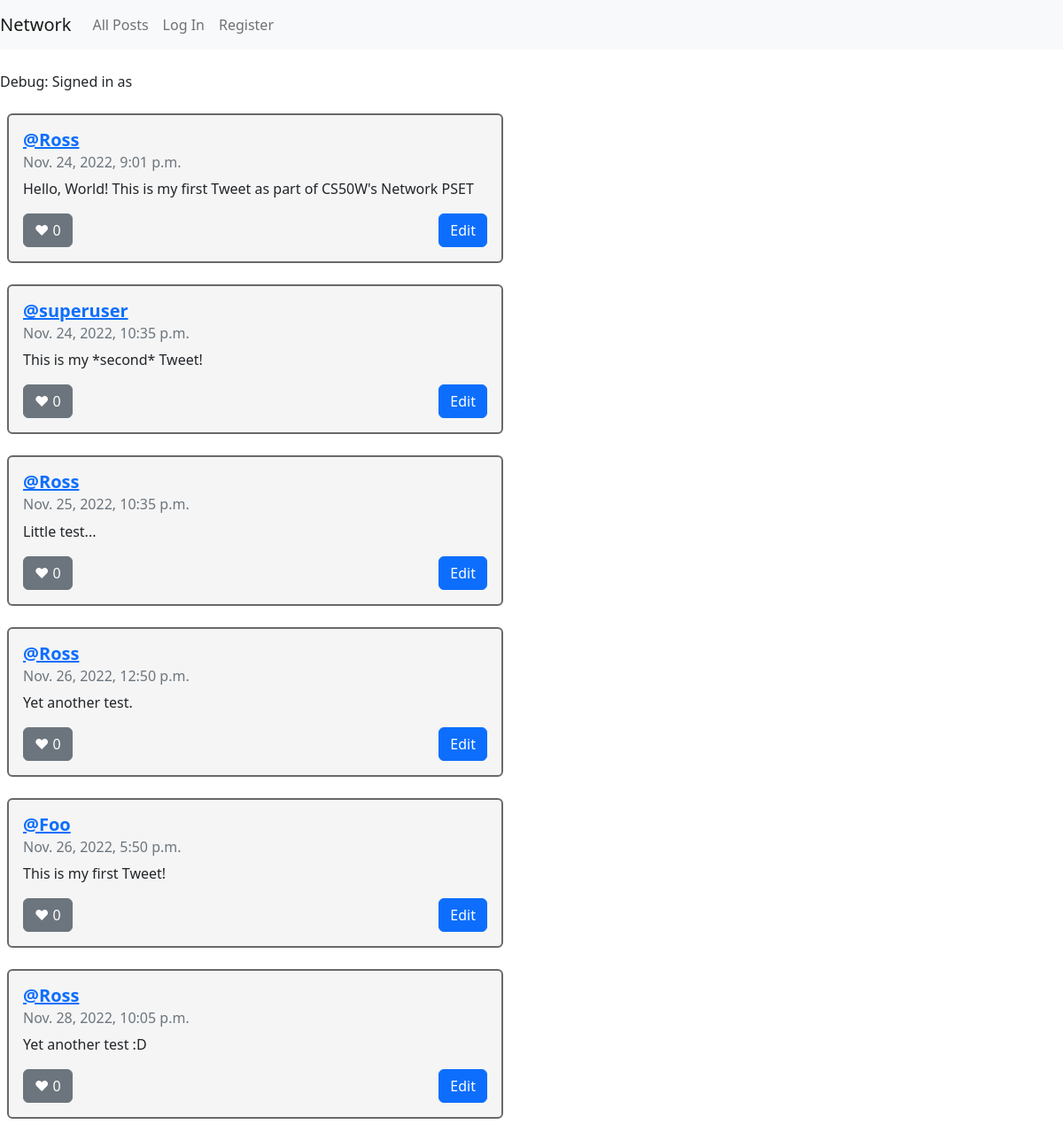
Page /allPosts on the committed database.
### network/models.py (models this page shows)
class Tweet(models.Model):
    author = models.ForeignKey(User, on_delete=models.CASCADE)
    tweetText = models.CharField(max_length=255)
    posted = models.DateTimeField(auto_now_add=True)
    def __str__(self):
        return f"{self.author}{self.tweetText}"

class User(AbstractUser):
    pass

### network/views.py (the view)
# urls.py: path("allPosts", views.allPosts, name="allPosts"),
def allPosts(request):
    tweets = Tweet.objects.all()
    print(tweets)
    return render(request, "network/allPosts.html", {
        "tweets": tweets
    })

### network/templates/network/allPosts.html (shortened to what this page needs)
{% extends "network/layout.html" %}
{% block body %}
<br>
Debug: Signed in as <strong>{{ user.username }}</strong>
<br>
<br>
{% for tweet in tweets %}
<div class="ms-2 card" style="width: 35rem" data-id="{{tweet.id}}";>
  <div class="card-body rounded">
   <h5 class="card-title" href="#"><a href="{% url 'profile' user_id=tweet.author.id%}"><b>@{{ tweet.author}}</b></h5></a>
   <h6 class="card-subtitle mb-2 text-muted">{{tweet.posted}}</h6>
   <p class="card-text">{{tweet.tweetText}}</p>
   <button class="btn btn-secondary float-left" id="foo">&hearts;&nbsp;<span id="bar">0</span></button>
   <button class="btn btn-primary float-end booboo">Edit</button>
 </div>
</div>
<br>
{% endfor %}
  {% endblock %}

### network/templates/network/layout.html (shortened to what this page needs)
{% load static %}
<!DOCTYPE html>
<html lang="en">
    <head>
            <link href="https://cdn.jsdelivr.net/npm/bootstrap@5.2.3/dist/css/bootstrap.min.css" rel="stylesheet">
            <link rel="stylesheet" href="{% static 'network/styles.css' %}"/>
    </head>
    <body>
        <nav class="navbar navbar-expand-lg navbar-light bg-light">
            <a class="navbar-brand" href="{% url 'index' %}">Network</a>
            <div>
              <ul class="navbar-nav mr-auto">
                <li class="nav-item">
                  <a class="nav-link" href="{% url 'allPosts' %}">All Posts</a>
                </li>
                {% if user.is_authenticated %}
                    <li class="nav-item">
                        <a class="nav-link" href="{% url 'following' %}">Following</a>
                    </li>
                    <li class="nav-item">
                        <a class="nav-link" href="{% url 'logout' %}">Log Out</a>
                    </li>
                {% else %}
                    <li class="nav-item">
                        <a class="nav-link" href="{% url 'login' %}">Log In</a>
                    </li>
                    <li class="nav-item">
                        <a class="nav-link" href="{% url 'register' %}">Register</a>
                    </li>
                {% endif %}
              </ul>
            </div>
          </nav>
        <div class="body">
            {% block body %}
            {% endblock %}
        </div>
    </body>
</html>

### network/static/network/styles.css (style rules this page uses)
.card { background-color: #F5F5F5; border: 2px solid dimgrey; }

### rows in the picture
Tweet: author "Ross", posted "Nov. 24, 2022, 9:01 p.m.", tweetText "Hello, World! This is my first Tweet as part of CS50W's Network PSET"
Tweet: author "superuser", posted "Nov. 24, 2022, 10:35 p.m.", tweetText "This is my *second* Tweet!"
Tweet: {{ tweet.id }} 3 (drawn), author "Ross", posted "Nov. 25, 2022, 10:35 p.m.", tweetText "Little test..."
Tweet: author "Ross", posted "Nov. 26, 2022, 12:50 p.m.", tweetText "Yet another test."
Tweet: author "Foo", posted "Nov. 26, 2022, 5:50 p.m.", tweetText "This is my first Tweet!"
Tweet: author "Ross", posted "Nov. 28, 2022, 10:05 p.m.", tweetText "Yet another test :D"
